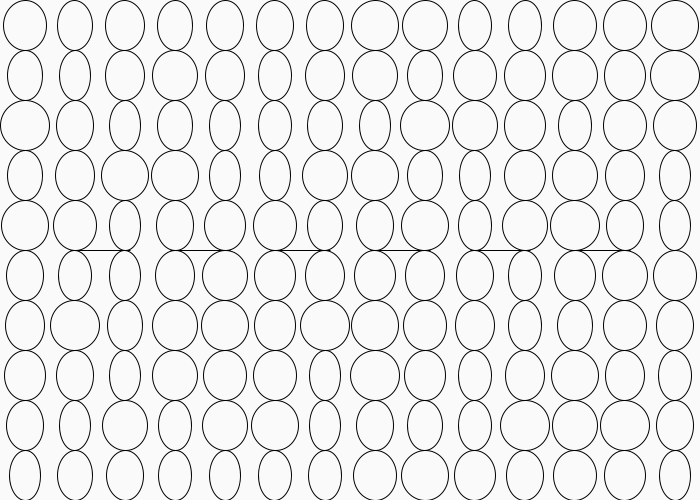
Frame 1 (no input)
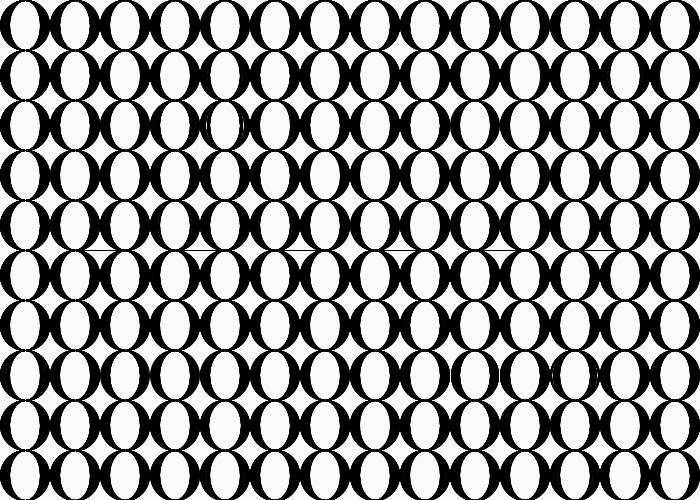
Frame 60 (the mouse pressed at the canvas centre just before this capture)
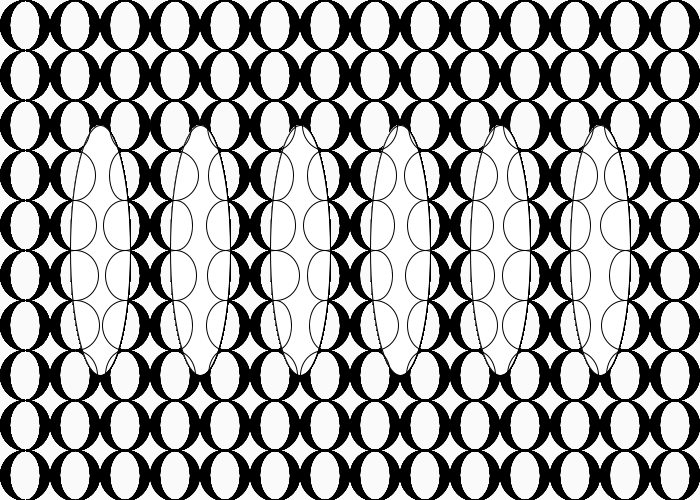
Frame 120 (the mouse held since frame 60 and released just before this capture)

The Processing sketch that drew these frames (run headless with seeded random() and noise(); from frame 60 on, the mouse is pressed at the canvas centre):

// Processing sketch: processing_85300
// ── processing_85300.pde

void setup()
{
  size(700, 500);
  background(250);
  smooth();
}



void draw()
{

//background(mouseX,mouseY,mouseX,mouseY);
fill(255);

ellipse(100,250,60,mouseY);
ellipse(200,250,60,mouseY);
ellipse(300,250,60,mouseY);
ellipse(400,250,60,mouseY);
ellipse(500,250,60,mouseY);
ellipse(600,250,60,mouseY);
println(mouseX);


noFill();
    
    for(int posX=25;posX< width;posX=posX+50)
    {
      for(int posY=25;posY< height;posY=posY+50)
      {
      ellipse(posX,posY,random(30,50),50);
      }
    }
}
